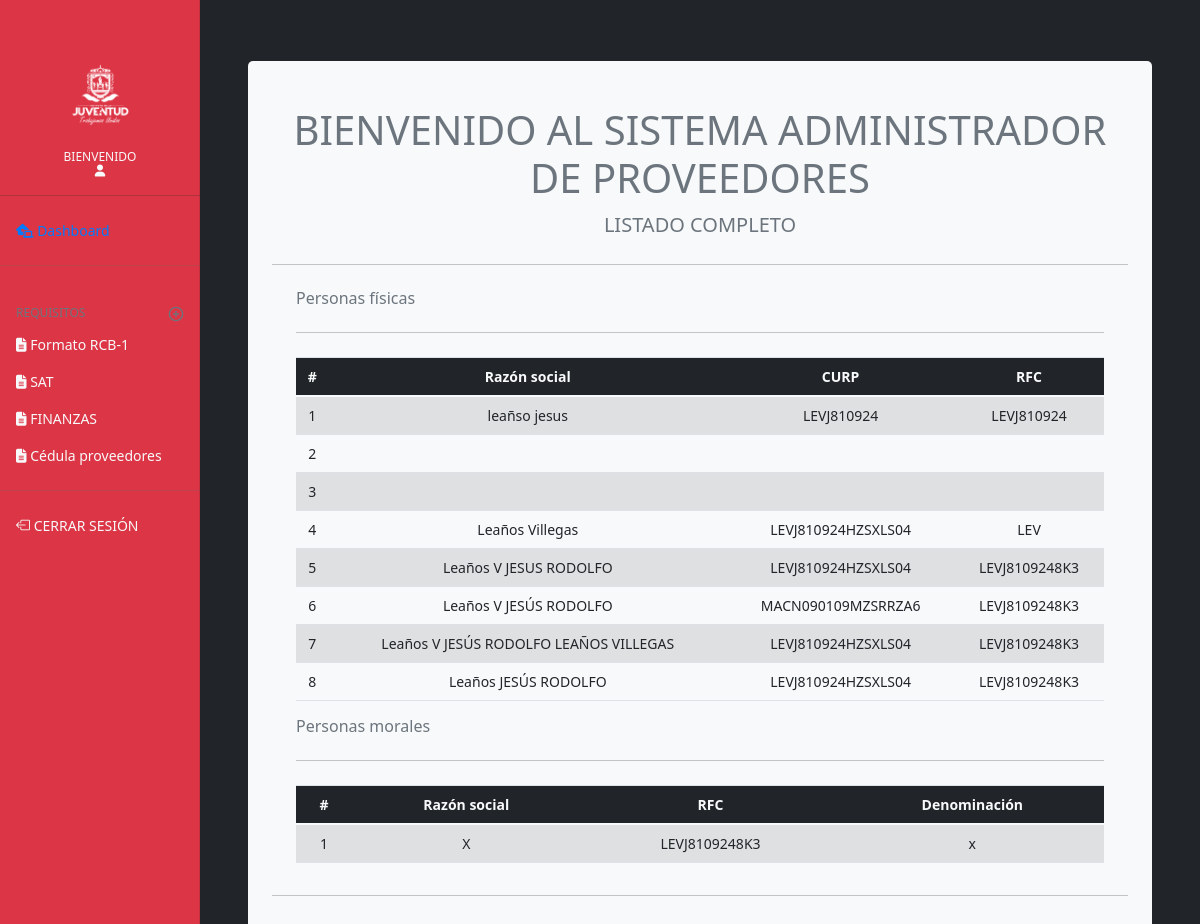
The page /admin/listado_grid.php on the database as committed earlier.
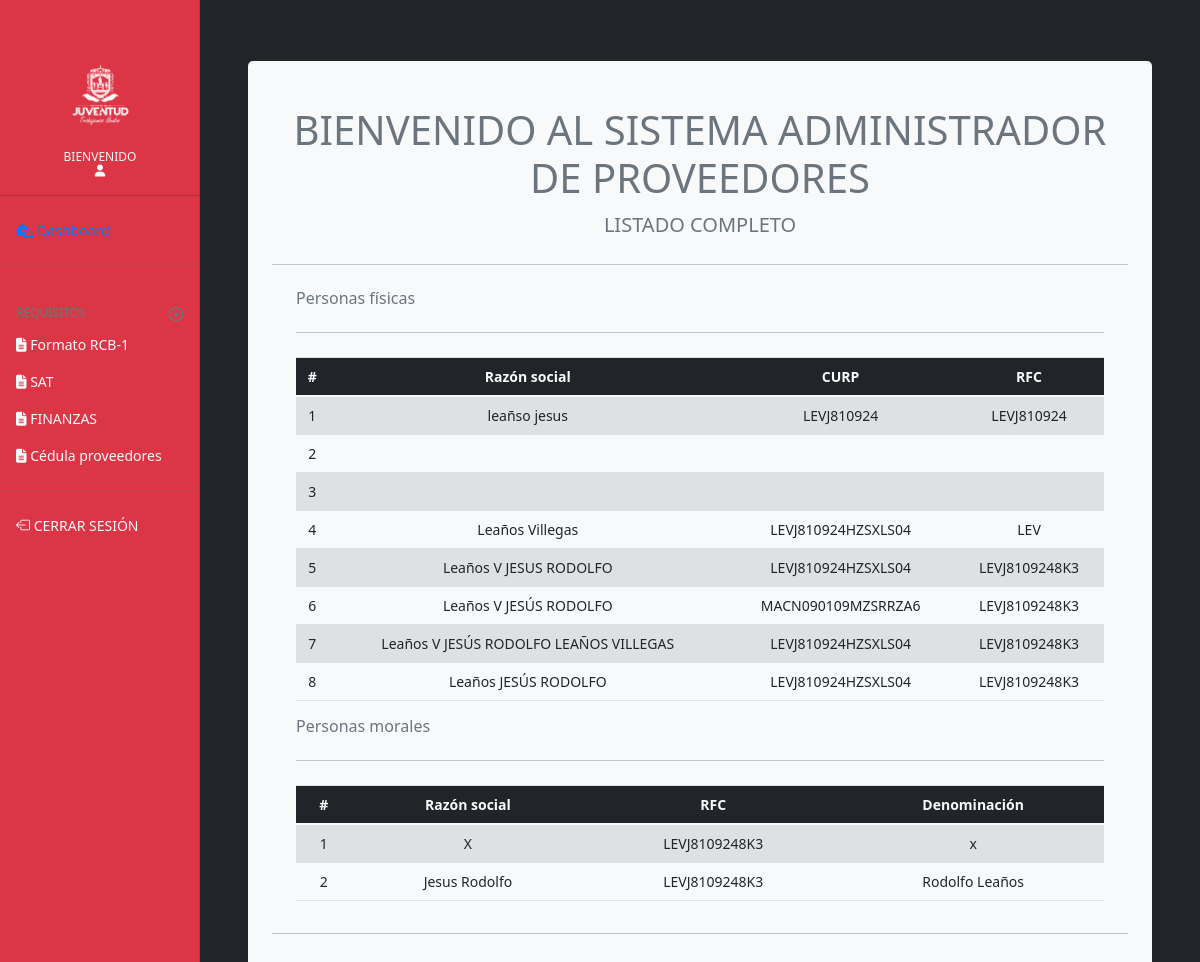
The same page on the database as committed later.
### tables this page shows
CREATE TABLE `datos` (
  `id` int(11) NOT NULL,
  `id_ext` int(11) NOT NULL,
  `fisc_apellido` varchar(100) DEFAULT NULL,
  `fisc_nombre` varchar(70) DEFAULT NULL,
  `fisc_curp` varchar(20) DEFAULT NULL,
  `rfc` varchar(50) DEFAULT NULL,
  `moral_razon` varchar(100) DEFAULT NULL,
  `moral_denominacion` varchar(100) DEFAULT NULL,
  `moral_archivo_acta` varchar(300) DEFAULT NULL,
  `tipo_usr` int(11) NOT NULL,
  `validacion` int(11) NOT NULL
);

### admin/listado_grid.php (the view, shortened to what the changed rows need)
<?php
include('prcd/conn.php');
?>
<!doctype html>
<html lang="es">
  <head>
    <link rel="stylesheet" href="https://cdn.jsdelivr.net/npm/bootstrap-icons@1.3.0/font/bootstrap-icons.css">
    <link href="css/bootstrap.css" rel="stylesheet">
    <link href="assets/dist/css/bootstrap.min.css" rel="stylesheet">
    <link href="css/offcanvas.css" rel="stylesheet">
    <link href="css/dashboard.css" rel="stylesheet">
  </head>
  <body class="bg-dark">
<div class="container-fluid">
  <div class="row">
    <main role="main" class="col-md-9 ml-sm-auto col-lg-10 px-md-4 bg-dark" style="background-color:#eaeef4; height:100%;">
              <?php
                $persona_fisica = "SELECT * FROM datos where tipo_usr = 1";
                $resultado_persona_fisica= $conn->query($persona_fisica);
                $persona_moral = "SELECT * FROM datos where tipo_usr = 2";
                $resultado_persona_moral= $conn->query($persona_moral);
              ?>
    <div class="container-fluid" style="max-height: 100%;">
      <div class="jumbotron jumbotron-fluid" style="background-color:#f8f9fa; width:100%;border-radius:5px;  margin-top:0%; padding-top:45px; ">
        <div class="container-fluid">
          <h1 class="h1 text-secondary text-center">BIENVENIDO AL SISTEMA ADMINISTRADOR DE PROVEEDORES</h1>
          <main class="container">
          <div class="table-responsive">
                <table class="table table-striped align-middle table-hover text-center">
                    <thead class="bg-dark text-light">
                        <tr>
                        <th scope="col">#</th>
                        <th scope="col">Razón social</th>
                        <th scope="col">CURP</th>
                        <th scope="col">RFC</th>
                        </tr>
                    </thead>
                    <tbody>
              <?php
                $n=0;
                while($row_fisica = $resultado_persona_fisica->fetch_assoc()){
                    $n++;
                  echo '<tr>';
                  echo '<td>'.$n.'</td>';
                  echo '<td>'.$row_fisica['fisc_apellido'].' '.$row_fisica['fisc_nombre'].'</td>';
                  echo '<td>'.$row_fisica['fisc_curp'].'</td>';
                  echo '<td>'.$row_fisica['rfc'].'</td>';
                  echo '</tr>';
                }
              ?>
                </tbody>
            </table>
            </div>
          <div class="table-responsive">
                <table class="table table-striped align-middle table-hover text-center">
                    <thead class="bg-dark text-light">
                        <tr>
                        <th scope="col">#</th>
                        <th scope="col">Razón social</th>
                        <th scope="col">RFC</th>
                        <th scope="col">Denominación</th>
                        </tr>
                    </thead>
                    <tbody>
              <?php
                $n=0;
                while($row_moral = $resultado_persona_moral->fetch_assoc()){
                    $n++;
                  echo '<tr>';
                  echo '<td>'.$n.'</td>';
                  echo '<td>'.$row_moral['moral_razon'].'</td>';
                  echo '<td>'.$row_moral['rfc'].'</td>';
                  echo '<td>'.$row_moral['moral_denominacion'].'</td>';
                 echo '</tr>';
                }
              ?>
                </tbody>
            </table>
            </div>
          </main>
        </div>
        </div>
    </div>
    </main>
  </div>
</div>
        <script src="css/dashboard.js"></script></body>
</html>

Rows that differ between the two databases and show on the page:
added datos: moral_razon "Jesus Rodolfo", rfc "LEVJ8109248K3", moral_denominacion "Rodolfo Leaños"
